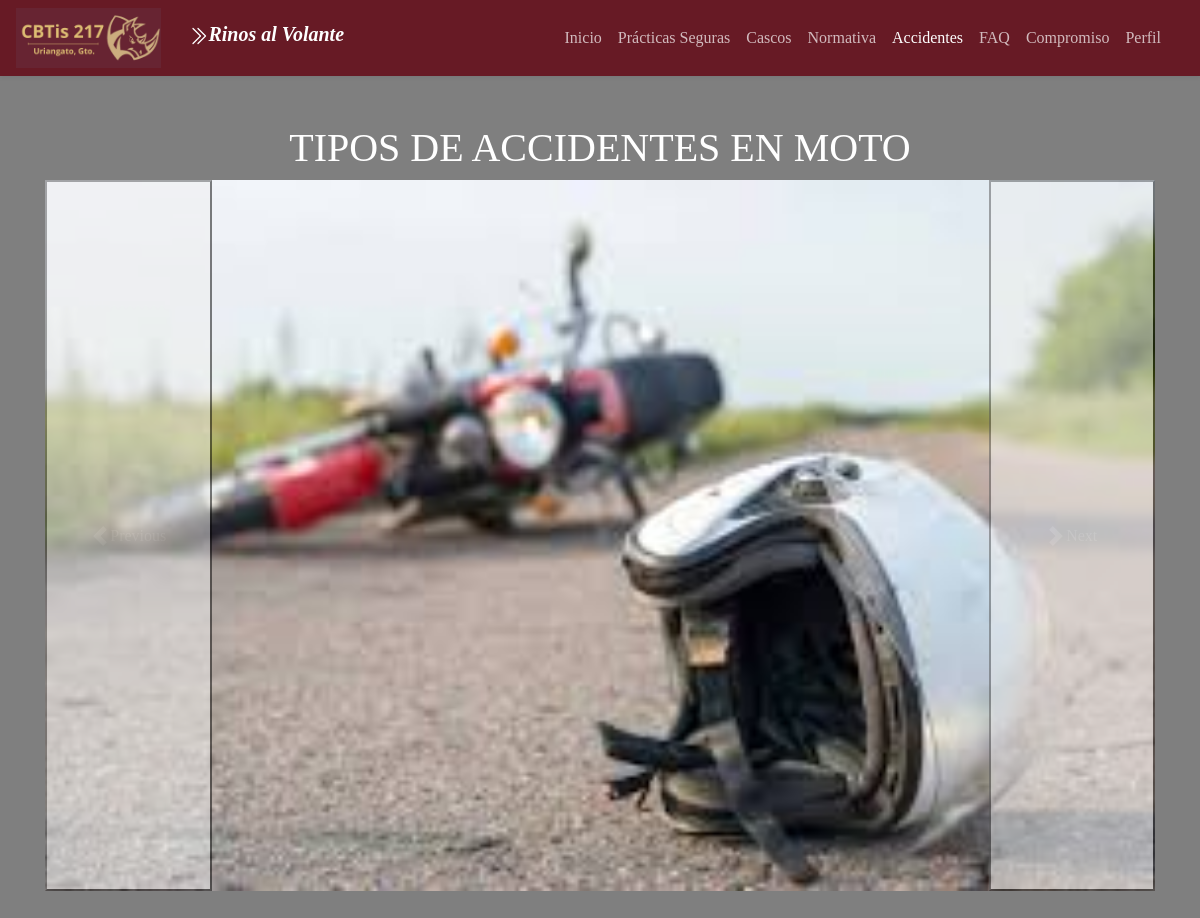
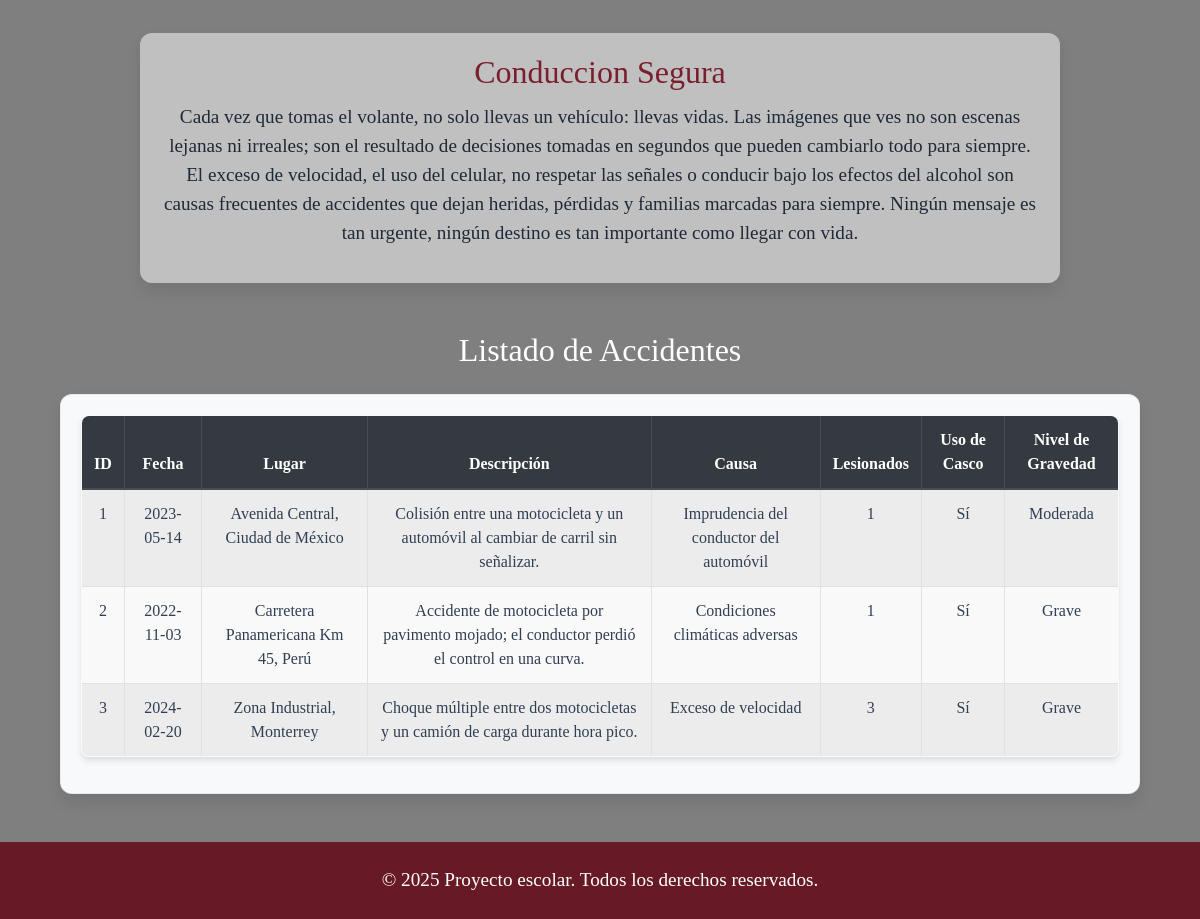
/Accidentes.php, run on the app's committed database (2 pictures, top to bottom).
### tables this page shows
CREATE TABLE accidentes (
  id INT AUTO_INCREMENT PRIMARY KEY,
  fecha DATE,
  lugar VARCHAR(255),
  descripcion TEXT,
  causa VARCHAR(255),
  lesionados INT,
  uso_casco VARCHAR(10),
  nivel_gravedad VARCHAR(50),
  imagen_evidencia VARCHAR(255)
);

### Accidentes.php (the view, shortened to what this page needs)
<!DOCTYPE html>
<html lang="en">
<head>
    <link href="https://stackpath.bootstrapcdn.com/bootstrap/4.5.2/css/bootstrap.min.css" rel="stylesheet">
    <link rel="stylesheet" href="CSS/styles.css">
</head>
<body id="fondo">
    <header>
        <nav class="navbar navbar-expand-lg navbar-dark bg-primary shadow-sm">
            <img src="img/rinos2.png" alt="Rinos" style="height: 60px; margin-right: 12px;">
            <div class="container">
                <h1 class="navbar-brand" href="index.html">
                    <img src="img/chevron-double-right.svg" alt="Logo" style="height: 20px; filter: brightness(0) invert(1); "><i>Rinos al Volante</i>
                </h1>
                <div class="collapse navbar-collapse" id="navbarNav">
                    <ul class="navbar-nav ml-auto">
                        <li class="nav-item">
                            <a class="nav-link" href="index.html">Inicio</a>
                        </li>
                        <li class="nav-item">
                            <a class="nav-link" href="PracticasSeguras.html">Prácticas Seguras</a>
                        </li>
                        <li class="nav-item">
                            <a class="nav-link" href="Cascos.php">Cascos</a>
                        </li>
                        <li class="nav-item">
                            <a class="nav-link" href="Normativa.html">Normativa</a>
                        </li>
                        <li class="nav-item active">
                            <a class="nav-link" href="Accidentes.php">Accidentes <span class="sr-only">(current)</span></a>
                        </li>
                        <li class="nav-item">
                            <a class="nav-link" href="FAQ.php">FAQ</a>
                        </li>
                        <li class="nav-item">
                            <a class="nav-link" href="CONTACTOS.php">Compromiso</a>
                        </li>
                        <li class="nav-item">
                            <a class="nav-link" href="Perfil.html">Perfil</a>
                        </li>
                    </ul>
                </div>
            </div>
        </nav>
    </header>
     <main class="container my-5">
        <h1 class="text-white text-center">TIPOS DE ACCIDENTES EN MOTO</h1>
    <div id="carouselExampleAutoplaying" class="carousel slide" data-bs-ride="carousel">
  <div class="carousel-inner">
    <div class="carousel-item active">
      <img src="img/accidentes1.jpg" style="whidth:80%; height:60%;"
        class="d-block w-100" alt="Aciidentes 1">
    </div>
  </div>
  <button class="carousel-control-prev" type="button" data-bs-target="#carouselExampleAutoplaying" data-bs-slide="prev">
    <span class="carousel-control-prev-icon" aria-hidden="true"></span>
    <span class="visually-hidden">Previous</span>
  </button>
  <button class="carousel-control-next" type="button" data-bs-target="#carouselExampleAutoplaying" data-bs-slide="next">
    <span class="carousel-control-next-icon" aria-hidden="true"></span>
    <span class="visually-hidden">Next</span>
  </button>
</div>
        <div class="row justify-content-center" style="padding-top: 60px; ">
            <div class="col-md-10">
                <div class="card shadow-lg border-0">
                    <div class="card-body">
                        <h2 class="card-title text-primary">Conduccion Segura</h2>
                        <p>
                          Cada vez que tomas el volante, no solo llevas un vehículo: llevas vidas. Las imágenes que ves no son escenas lejanas ni
                          irreales; son el resultado de decisiones tomadas en segundos que pueden cambiarlo todo para siempre.<br>
                          El exceso de velocidad, el uso del celular, no respetar las señales o conducir bajo los efectos del alcohol son causas frecuentes de accidentes
                          que dejan heridas, pérdidas y familias marcadas para siempre. Ningún mensaje es tan urgente, ningún destino es tan importante como llegar con vida.
                        </p>
                    </div>
                </div>
            </div>
        </div>
     <?php
$servername = "localhost";
$username = "root";
$password = "";
$dbname = "seguridad_moto";
$conn = new mysqli($servername, $username, $password, $dbname);
$sql = "SELECT id, fecha, lugar, descripcion, causa, lesionados, uso_casco, nivel_gravedad FROM accidentes";
$result = $conn->query($sql);
?>
    <h2 class="text-white mt-5">Listado de Accidentes</h2>
    <div class="container mt-4">
        <div class="card bg-light shadow-lg">
            <div class="card-body">
                <table class="table table-bordered table-striped table-accidentes">
                    <thead class="thead-dark">
                        <tr>
                            <th class="text-center">ID</th>
                            <th class="text-center">Fecha</th>
                            <th class="text-center">Lugar</th>
                            <th class="text-center">Descripción</th>
                            <th class="text-center">Causa</th>
                            <th class="text-center">Lesionados</th>
                            <th class="text-center">Uso de Casco</th>
                            <th class="text-center">Nivel de Gravedad</th>
                        </tr>
                    </thead>
                    <tbody>
                        <?php if ($result && $result->num_rows > 0): ?>
                            <?php while ($row = $result->fetch_assoc()): ?>
                                <tr>
                                    <td class="text-center"><?php echo htmlspecialchars($row["id"]); ?></td>
                                    <td class="text-center"><?php echo htmlspecialchars($row["fecha"]); ?></td>
                                    <td class="text-center"><?php echo htmlspecialchars($row["lugar"]); ?></td>
                                    <td><?php echo htmlspecialchars($row["descripcion"]); ?></td>
                                    <td><?php echo htmlspecialchars($row["causa"]); ?></td>
                                    <td class="text-center"><?php echo htmlspecialchars($row["lesionados"]); ?></td>
                                    <td class="text-center"><?php echo $row["uso_casco"] ? "Sí" : "No"; ?></td>
                                    <td class="text-center"><?php echo htmlspecialchars($row["nivel_gravedad"]); ?></td>
                                </tr>
                            <?php endwhile; ?>
                        <?php else: ?>
                            <tr>
                                <td colspan="8" class="text-center text-muted">No hay datos disponibles</td>
                            </tr>
                        <?php endif; ?>
                    </tbody>
                </table>
            </div>
        </div>
    </div>
    </main>
    <footer class="bg-secondary text-white text-center py-4 mt-5">
        <div class="container">
            <p class="mb-0">&copy; 2025 Proyecto escolar. Todos los derechos reservados.</p>
        </div>
    </footer>
</body>
</html>

### CSS/styles.css (style rules this page uses)
#fondo { font-family: Georgia, "Times New Roman", Times, serif; color: #303f53; background-image: url('../img/masrinoos.jpg'); background-size: cover; background-position: center; background-attachment: fixed; position: relative; -webkit-font-smoothing: antialiased; -moz-osx-font-smoothing: grayscale; }
header, main, footer { position: relative; z-index: 2; }
body::before { content: ''; position: fixed; top: 0; left: 0; width: 100%; height: 100%; background-color: rgba(0, 0, 0, 0.5); pointer-events: none; z-index: 1; }
.navbar-dark .navbar-nav .nav-link { color: rgba(255, 255, 255, 0.702); transition: color 0.2s ease; }
.navbar-dark .navbar-brand { color: #ffffff; font-weight: 700; font-size: 1.25rem; }
.navbar-dark .navbar-brand i { margin-right: 2px; color: #ffffff; }
.bg-primary { background-color: #671a25 !important; }
.bg-secondary { background-color: #671a25 !important; }
.shadow-sm { box-shadow: 0 .125rem .25rem rgba(15,23,42,0.06) !important; }
.shadow-lg { box-shadow: 0 .5rem 1rem rgba(15,23,42,0.10) !important; }
a { color: #5a0f14; }
.profile-card, .card { background-color: #ffffff82; border-radius: 12px; border: 1px solid rgba(15,23,42,0.06); color: #1f2937; }
.container, .card-body { background-color: transparent; }
.text-primary { color: #7a1f2d !important; }
p { text-align: center; font-size: larger; }
h2 { text-align: center; font-size: xx-large; }
.table-accidentes { background-color: #f9f9f9; border-radius: 8px; overflow: hidden; box-shadow: 0 4px 6px rgba(0, 0, 0, 0.1); }
.table-accidentes th { background-color: #671a25; color: #ffffff; text-align: center; }
.table-accidentes td { color: #303f53; text-align: center; }

### data on the page
accidentes: id "1", fecha "2023-05-14", lugar "Avenida Central, Ciudad de México", descripcion "Colisión entre una motocicleta y un automóvil al cambiar de carril sin señalizar.", causa "Imprudencia del conductor del automóvil", lesionados "1", uso_casco "Sí", nivel_gravedad "Moderada"
accidentes: id "2", fecha "2022-11-03", lugar "Carretera Panamericana Km 45, Perú", descripcion "Accidente de motocicleta por pavimento mojado; el conductor perdió el control en una curva.", causa "Condiciones climáticas adversas", lesionados "1", uso_casco "Sí", nivel_gravedad "Grave"
accidentes: id "3", fecha "2024-02-20", lugar "Zona Industrial, Monterrey", descripcion "Choque múltiple entre dos motocicletas y un camión de carga durante hora pico.", causa "Exceso de velocidad", lesionados "3", uso_casco "Sí", nivel_gravedad "Grave"
